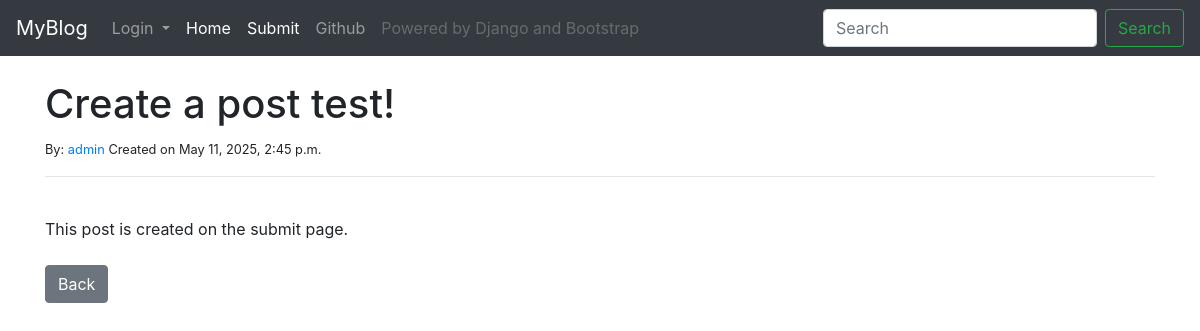
Screenshot of /post/3 with the database file from the repository.
### blog/models.py (models this page shows, shortened)
class Post(models.Model):
    title = models.CharField(max_length=255)
    author = models.ForeignKey(User, on_delete=models.CASCADE, default=2) #ForeignKey可以连接数据库中其它model
    body = models.TextField()
    date = models.DateTimeField(default=timezone.now())
    is_visible = models.BooleanField(default=True)

### blog/views.py (the view)
# urls.py: path("post/<int:pk>", PostDetailView.as_view(), name="post-detail"), #pk: Primary Key 是Django数据库自带的索引
class PostDetailView(DetailView):
    model = Post
    template_name = "post_detail.html"

### blog/templates/post_detail.html (shortened to what this page needs)
{% extends 'base.html' %} {% block title %}My Blog - Posts - {{ post.title }}{% endblock %} {% block content %}
<h1>{{ post.title }}</h1>
<small>By: <a href="{% url 'profile-detail' post.author %}">{{post.author}}</a> Created on {{post.date}} </small><br/>
<hr>
<br> {{ post.body }}
<br>
<br>
<a href="{% url 'home' %}" class="btn btn-secondary">Back</a> {% endblock %}

### rows the page displays
Post: title "Create a post test!", author "admin", date "May 11, 2025, 2:45 p.m.", body "This post is created on the submit page."
